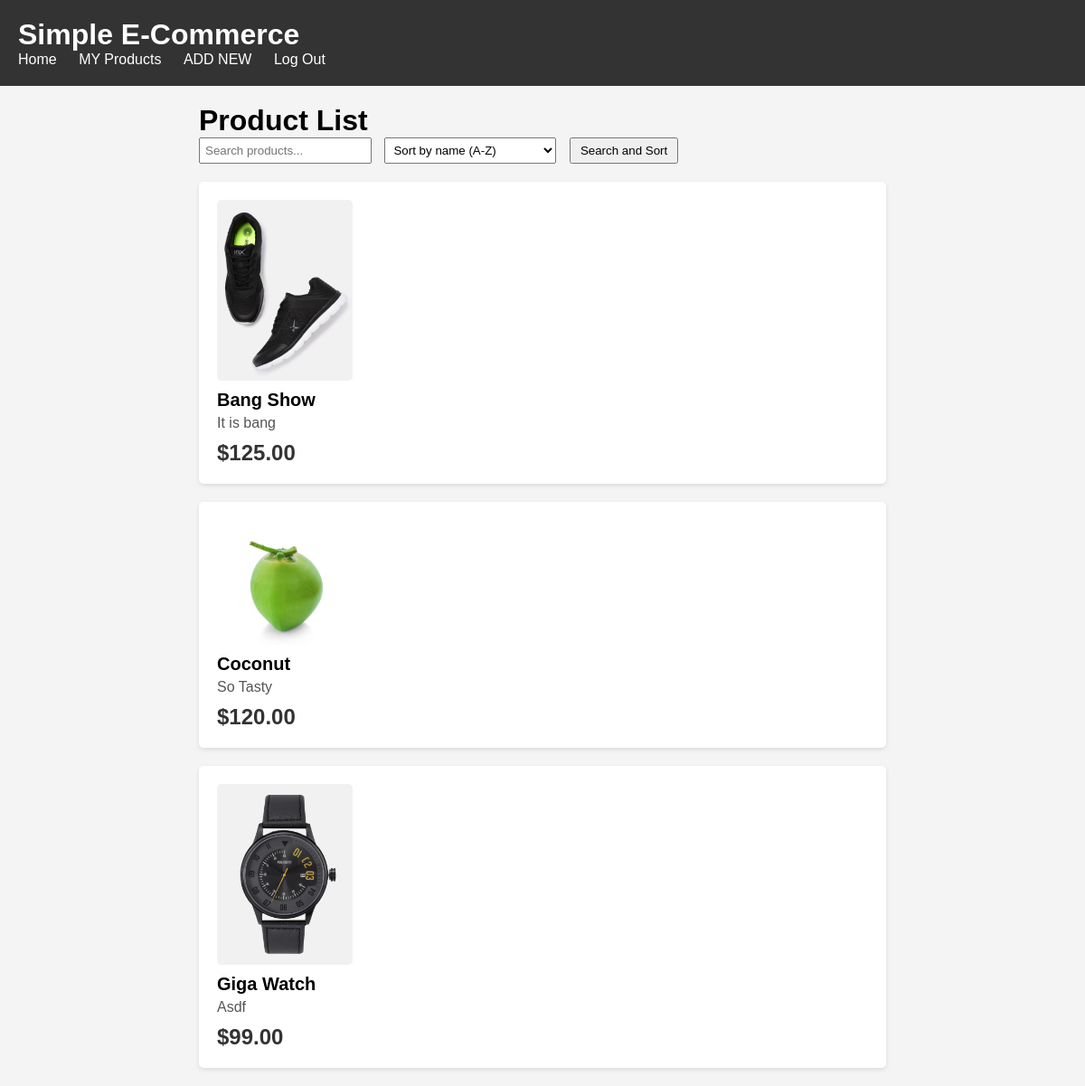
The app's page /product.php (signed in) with its own data.
### tables this page shows
CREATE TABLE `product` (
  `id` int(6) UNSIGNED NOT NULL,
  `productName` varchar(100) NOT NULL,
  `productImage` varchar(100) NOT NULL,
  `productDescription` text DEFAULT NULL,
  `productPrice` decimal(10,2) DEFAULT NULL,
  `userId` int(11) NOT NULL
);

### product.php (the view, shortened to what this page needs)
<?php
$servername = "localhost";
$db_username = "root";
$db_password = "";
$dbname = "ecom";
$conn = new mysqli($servername, $db_username, $db_password, $dbname);
$userId = $_SESSION['id'];
$search = isset($_GET['search']) ? $conn->real_escape_string($_GET['search']) : '';
$sort = isset($_GET['sort']) ? $_GET['sort'] : '';
$sql = "SELECT p.productName, p.productDescription, p.productPrice, p.productImage
        FROM product p
        JOIN users u ON p.userId = u.id
        WHERE u.id = $userId";
switch ($sort) {
    default:
        $sql .= " ORDER BY p.productName ASC";
        break;
}
$result = $conn->query($sql);
?>
<html lang="en">
<head>
    <link rel="stylesheet" href="product_styles.css">
</head>
<body>
    <?php include 'border.php'; ?>
    <div class="container">
        <h1>Product List</h1>
        <form method="GET" action="">
            <input type="text" name="search" placeholder="Search products..." value="<?php echo htmlspecialchars($search); ?>">
            <select name="sort">
                <option value="name_asc" <?php if ($sort == 'name_asc') echo 'selected'; ?>>Sort by name (A-Z)</option>
            </select>
            <button type="submit">Search and Sort</button>
        </form>
        <?php
        if ($result->num_rows > 0) {
            while($row = $result->fetch_assoc()) {
                echo '<div class="product">';
                echo '<img class="product-image" src="images/' . htmlspecialchars($row["productImage"]) . '" alt="' . htmlspecialchars($row["productName"]) . '">';
                echo '<div class="product-details">';
                echo '<h2 class="product-title">' . htmlspecialchars($row["productName"]) . '</h2>';
                echo '<p class="product-description">' . htmlspecialchars($row["productDescription"]) . '</p>';
                echo '<span class="product-price">$' . htmlspecialchars($row["productPrice"]) . '</span>';
                echo '</div>';
                echo '</div>';
            }
        } else {
            echo "0 results";
        }
        ?>
    </div>
</body>
</html>

### product_styles.css (style rules this page uses)
body { font-family: Arial, sans-serif; margin: 0; padding: 0; background-color: #f4f4f4; }
.container { max-width: 800px; margin: 20px auto; padding: 0 20px; }
.product { background-color: #fff; border-radius: 5px; padding: 20px; margin-bottom: 20px; box-shadow: 0 2px 5px rgba(0, 0, 0, 0.1); }
.product img { width: 150px !important; height: auto; border-radius: 5px; }
.product-image { width: 150px !important; height: auto; border-radius: 5px; }
.product h2 { font-size: 20px; margin-top: 10px; margin-bottom: 5px; }
.product p { color: #555; margin-bottom: 10px; }
.product span { display: block; font-size: 24px; font-weight: bold; color: #333; }
form { margin-bottom: 20px; }
input[type="text"] { padding: 5px; margin-right: 10px; }
select { padding: 5px; margin-right: 10px; }
button { padding: 5px 10px; }

### border_style.css (style rules this page uses)
* { margin: 0; padding: 0; box-sizing: border-box; }

### records on screen
product: productImage (picture), productName "Bang Show", productDescription "It is bang", productPrice "125.00"
product: productImage (picture), productName "Coconut", productDescription "So Tasty", productPrice "120.00"
product: productImage (picture), productName "Giga Watch", productDescription "Asdf", productPrice "99.00"
